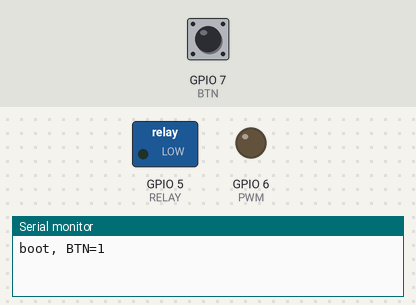
The sketch below on a simulated ESP32. Parts: switched loads named in the sketch (green lamp = pin HIGH), output pins drawn as LEDs (lit = HIGH), the last lines printed to the serial monitor. Inputs (shaded band) come from the test bench; at power-on: GPIO 7 (BTN) HIGH.

Above: at 1.2 s.
1.3 s: GPIO 7 (BTN) pulled LOW for 0.15 s
At 1.48 s:
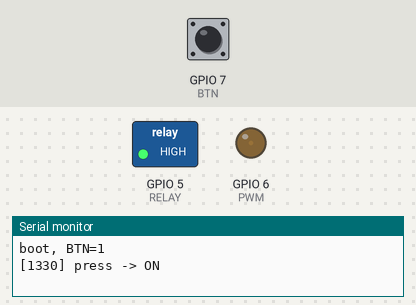
At 3.3 s:
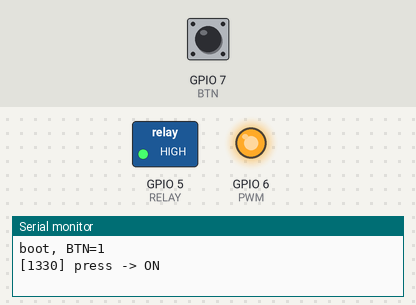
3.6 s: GPIO 7 (BTN) pulled LOW for 1 s
At 3.78 s:
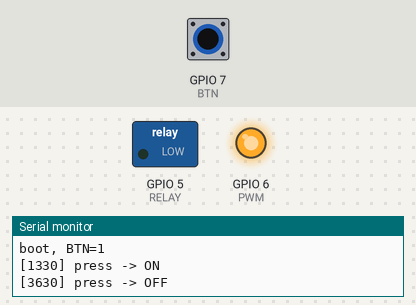
Timing chart, 0 to 6.6 s (numbered marks = the images above; inputs shaded):
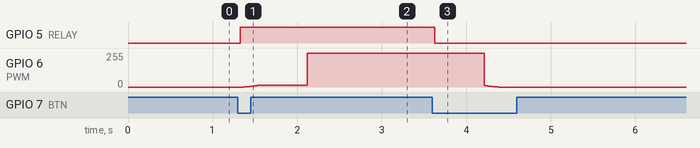

Measured:
- after the input at 1.3 s, GPIO 5 (RELAY): LOW → HIGH at once; GPIO 6 (PWM): moves from 0/255 to 255/255 over 0.75 s, starting after 0.07 s
- after the input at 3.6 s, GPIO 5 (RELAY): HIGH → LOW at once; GPIO 6 (PWM): moves from 255/255 to 0/255 over 0.16 s, starting after 0.61 s

The sketch:

sketch_jul15a.ino
```cpp
#include "esp_task_wdt.h"

const int RELAY=5, PWM=6, BTN=7;
const uint32_t WDT_TIMEOUT_S = 8;         // авто-перезагрузка, если loop() зависнет
const int RELAY_ON=HIGH, RELAY_OFF=LOW;   // инвертируй если наоборот
const int FREQ=20000, RES=8;
const int FADE_MS=800;                    // время плавного перехода

const uint32_t DEBOUNCE_MS = 30;          // сколько уровень должен быть стабилен
const uint32_t STUCK_MS    = 5000;        // сколько LOW считать "залипанием"

bool state=false;

// --- дебаунс по устоявшемуся уровню ---
int rawLast=HIGH, stable=HIGH;
uint32_t rawChangedAt=0;

int cur=0, target=0;                      // текущая и целевая яркость 0..255
uint32_t lastStep=0, lastRefresh=0;
bool stuckReported=false;

uint8_t gammaTab[256];

void applyState(){
  digitalWrite(RELAY, state?RELAY_ON:RELAY_OFF);  // лампы сразу
  target = state?255:0;                           // лента плавно
}

void setup(){
  Serial.begin(115200);

  esp_task_wdt_config_t wdtConfig = {
    .timeout_ms = WDT_TIMEOUT_S*1000,
    .idle_core_mask = 0,
    .trigger_panic = true               // зависание -> перезагрузка чипа
  };
  esp_task_wdt_reconfigure(&wdtConfig);
  esp_task_wdt_add(NULL);               // подписываем текущий (loop) таск

  for(int i=0;i<256;i++) gammaTab[i]=(uint8_t)(pow(i/255.0,2.2)*255+0.5);

  pinMode(RELAY,OUTPUT);
  digitalWrite(RELAY,RELAY_OFF);
  pinMode(BTN,INPUT_PULLUP);
  ledcAttach(PWM,FREQ,RES);
  ledcWrite(PWM,0);

  stable = rawLast = digitalRead(BTN);
  Serial.printf("boot, BTN=%d\n", stable);
}

void loop(){
  esp_task_wdt_reset();                 // подтверждаем, что loop() жив
  uint32_t now = millis();

  // страховка: раз в секунду переустанавливаем режим пина
  if(now-lastRefresh >= 1000){
    lastRefresh = now;
    pinMode(BTN,INPUT_PULLUP);
  }

  int raw = digitalRead(BTN);
  if(raw != rawLast){ rawLast = raw; rawChangedAt = now; }

  // уровень изменился и продержался DEBOUNCE_MS -> принимаем
  if(raw != stable && now-rawChangedAt >= DEBOUNCE_MS){
    stable = raw;
    stuckReported = false;
    if(stable == LOW){                    // подтверждённое нажатие
      state = !state;
      applyState();
      Serial.printf("[%lu] press -> %s\n", now, state?"ON":"OFF");
    }
  }

  // диагностика: пин висит в LOW дольше, чем возможно при живой кнопке
  if(stable==LOW && !stuckReported && now-rawChangedAt >= STUCK_MS){
    stuckReported = true;
    Serial.printf("[%lu] BTN stuck LOW %lu ms\n", now, now-rawChangedAt);
  }

  // шаг плавности: проходим весь диапазон за FADE_MS
  uint32_t stepInt = FADE_MS/255;
  if(stepInt == 0) stepInt = 1;
  if(cur!=target && now-lastStep >= stepInt){
    cur += (target>cur)?1:-1;
    ledcWrite(PWM,gammaTab[cur]);
    lastStep = now;
  }

  delay(1);
}
```
